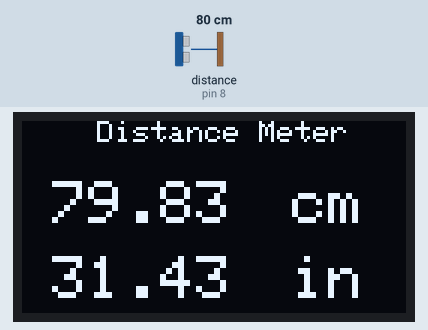
Recording of a sketch running on a simulated Arduino Uno, built with avr-gcc and run on an emulated ATmega328P. Shown: 128×64 one-colour display. Wiring (inferred from the names in the program): ultrasonic range finder: trigger pin 9; echo pin 8. The inputs (shaded band) are chosen by the test bench; at power-on: distance to the obstacle (sensor on pin 8) 80 cm. The echo pulse lasts 58.3 µs per cm; what the sketch prints to the serial monitor is not drawn.

Above: at 1.3 s.
1.4 s: distance to the obstacle (sensor on pin 8) set to 18 cm
At 3.5 s:
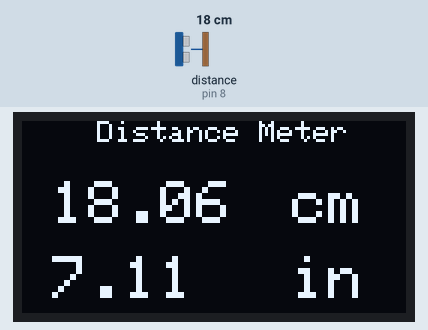
3.7 s: distance to the obstacle (sensor on pin 8) set to 35 cm
At 4.2 s:
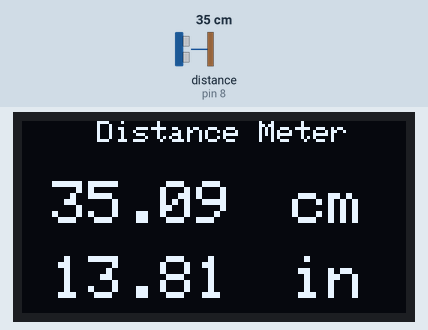
5.8 s: distance to the obstacle (sensor on pin 8) set to 2 cm
At 7.2 s:
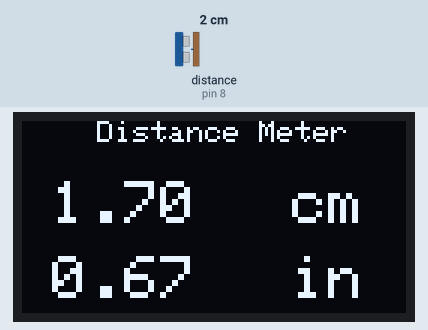
Timing chart, 0 to 8.8 s (numbered marks = the images above; inputs shaded):
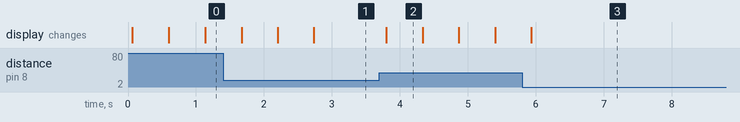

Measured:
- after the input at 1.4 s, the display: first changes after 0.27 s (image 1 shows a later state)
- after the input at 3.7 s, the display: changes after 0.10 s (image 2)
- after the input at 5.8 s, the display: changes after 0.13 s (image 3)
- what the display in image 2 shows lasts 0.5 s, from 3.8 s to 4.3 s

The sketch:

Distance_meter.ino
```cpp
#include <SPI.h>
#include <Wire.h>
#include <Adafruit_GFX.h>
#include <Adafruit_SSD1306.h>

#define trigPin 9
#define echoPin 8

#define SCREEN_WIDTH 128     // OLED display width, in pixels
#define SCREEN_HEIGHT 64     // OLED display height, in pixels
#define OLED_RST_PIN -1      // Reset pin (-1 if not available)
Adafruit_SSD1306 display(128, 64, &Wire, OLED_RST_PIN);

void setup() {
Serial.begin (9600);
pinMode(trigPin, OUTPUT);
pinMode(echoPin, INPUT);
display.begin(SSD1306_SWITCHCAPVCC, 0x3C); //initialize with the I2C addr 0x3C (128x64)
display.clearDisplay();

}

void loop() {
float duration;
float distance_cm;
float distance_in;

digitalWrite(trigPin, LOW); //PULSE ___|---|___
delayMicroseconds(2);
digitalWrite(trigPin, HIGH);
delayMicroseconds(10);
digitalWrite(trigPin, LOW);

duration = pulseIn(echoPin, HIGH);

distance_cm = (duration/2) / 29.1;
distance_in = (duration/2) / 73.914;

display.setCursor(25,0); //oled display
display.setTextSize(1);
display.setTextColor(WHITE);
display.println("Distance Meter");

display.setCursor(10,20); //oled display
display.setTextSize(2);
display.setTextColor(WHITE);
display.println(distance_cm);
display.setCursor(90,20);
display.setTextSize(2);
display.println("cm");

display.setCursor(10,45); //oled display
display.setTextSize(2);
display.setTextColor(WHITE);
display.println(distance_in);
display.setCursor(90,45);
display.setTextSize(2);
display.println("in");
display.display();

delay(500);
display.clearDisplay();

Serial.println(distance_cm);
Serial.println(distance_in);
}
```
